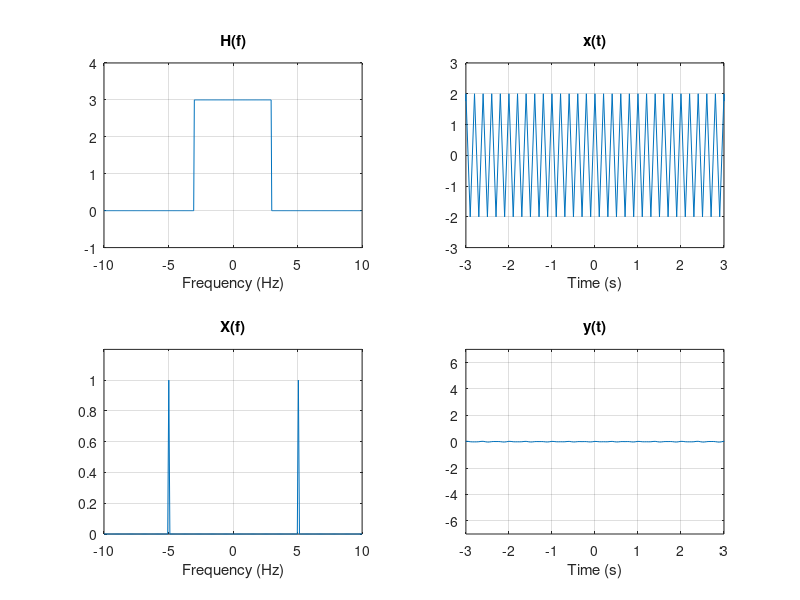

Write the MATLAB code that produced this figure.
% 訊號與系統複習：弦波通過理想低通濾波器
% x(t) = 2cos(2*pi*5t) 通過 H(f) = 3*rect(f/6)，以時域摺積求輸出
% 輸出：H(f)、x(t)、X(f)、y(t)
clear
clc
f0 = 5;
fs = 20;
W = 6;
t = -6:1/fs:6-1/fs;
tconv = -12:1/fs:12-2/fs;

x = 2*cos(2*pi*f0*t);
xf = fftshift(fft(x))./240;
f = linspace(-fs/2, fs/2, length(xf));

f_h = -10:1/fs:10-1/fs;
Hf = 3*rectpuls(f_h, W);
h = 3*W*sinc(W*t);

y = conv(h, x) ./ fs;

figure;
subplot(221)
plot(f_h,Hf);
xlabel('Frequency (Hz)');
ylim([-1 4])
title('H(f)');
grid on
subplot(222)
plot(t,x);
xlabel('Time (s)');
xlim([-3 3])
ylim([-3 3])
title('x(t)');
grid on
subplot(223)
plot(f, abs(xf)); 
xlabel('Frequency (Hz)');
ylim([0 1.2])
title('X(f)');
grid on
subplot(224)
plot(tconv,y);
xlabel('Time (s)');
xlim([-3 3])
ylim([-7 7])
title('y(t)');
grid on
